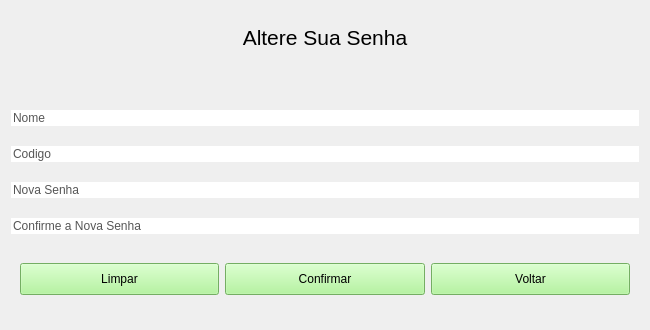
<?xml version="1.0" encoding="UTF-8"?>
<ui version="4.0">
 <class>WForgotPass</class>
 <widget class="QWidget" name="WForgotPass">
  <property name="geometry">
   <rect>
    <x>0</x>
    <y>0</y>
    <width>650</width>
    <height>330</height>
   </rect>
  </property>
  <property name="windowTitle">
   <string>Form</string>
  </property>
  <layout class="QVBoxLayout" name="verticalLayout">
   <item>
    <widget class="QPushButton" name="Title">
     <property name="styleSheet">
      <string notr="true">#Title
{
	background-color: transparent;
	border: none;
	color: black;
	font: 16pt;
}</string>
     </property>
     <property name="text">
      <string>Altere Sua Senha</string>
     </property>
    </widget>
   </item>
   <item>
    <widget class="QPushButton" name="Msg">
     <property name="minimumSize">
      <size>
       <width>0</width>
       <height>20</height>
      </size>
     </property>
     <property name="maximumSize">
      <size>
       <width>16777215</width>
       <height>20</height>
      </size>
     </property>
     <property name="baseSize">
      <size>
       <width>0</width>
       <height>20</height>
      </size>
     </property>
     <property name="styleSheet">
      <string notr="true">#Msg
{
	background-color: transparent;
	border: none;
	color: black;
}</string>
     </property>
     <property name="text">
      <string/>
     </property>
    </widget>
   </item>
   <item>
    <widget class="QLineEdit" name="Name">
     <property name="styleSheet">
      <string notr="true">#Name
{
	border: none;
    color: #565656;
    font-size: 12px;
}</string>
     </property>
     <property name="text">
      <string>Nome</string>
     </property>
    </widget>
   </item>
   <item>
    <widget class="QLineEdit" name="Code">
     <property name="styleSheet">
      <string notr="true">#Code
{
	border: none;
    color: #565656;
    font-size: 12px;
}</string>
     </property>
     <property name="text">
      <string>Codigo</string>
     </property>
    </widget>
   </item>
   <item>
    <widget class="QLineEdit" name="NewPass">
     <property name="styleSheet">
      <string notr="true">#NewPass
{
	border: none;
    color: #565656;
    font-size: 12px;
}</string>
     </property>
     <property name="text">
      <string>Nova Senha</string>
     </property>
    </widget>
   </item>
   <item>
    <widget class="QLineEdit" name="PassConfirm">
     <property name="styleSheet">
      <string notr="true">#PassConfirm
{
	border: none;
    color: #565656;
    font-size: 12px;
}</string>
     </property>
     <property name="text">
      <string>Confirme a Nova Senha</string>
     </property>
    </widget>
   </item>
   <item>
    <widget class="QWidget" name="ForgotPassButtons" native="true">
     <property name="maximumSize">
      <size>
       <width>16777215</width>
       <height>50</height>
      </size>
     </property>
     <layout class="QHBoxLayout" name="horizontalLayout_2">
      <item>
       <widget class="QPushButton" name="Clean">
        <property name="maximumSize">
         <size>
          <width>16777215</width>
          <height>40</height>
         </size>
        </property>
        <property name="styleSheet">
         <string notr="true">#Clean
{
    background-color: #a3f48a;
    color: black;
    font-size: 12px;
}</string>
        </property>
        <property name="text">
         <string>Limpar</string>
        </property>
       </widget>
      </item>
      <item>
       <widget class="QPushButton" name="Confirm">
        <property name="maximumSize">
         <size>
          <width>16777215</width>
          <height>40</height>
         </size>
        </property>
        <property name="styleSheet">
         <string notr="true">#Confirm
{
    background-color: #a3f48a;
    color: black;
    font-size: 12px;
}</string>
        </property>
        <property name="text">
         <string>Confirmar</string>
        </property>
       </widget>
      </item>
      <item>
       <widget class="QPushButton" name="Back">
        <property name="maximumSize">
         <size>
          <width>16777215</width>
          <height>40</height>
         </size>
        </property>
        <property name="baseSize">
         <size>
          <width>0</width>
          <height>40</height>
         </size>
        </property>
        <property name="styleSheet">
         <string notr="true">#Back
{
    background-color: #a3f48a;
    color: black;
    font-size: 12px;
}</string>
        </property>
        <property name="text">
         <string>Voltar</string>
        </property>
       </widget>
      </item>
     </layout>
    </widget>
   </item>
  </layout>
 </widget>
 <resources/>
 <connections/>
</ui>
